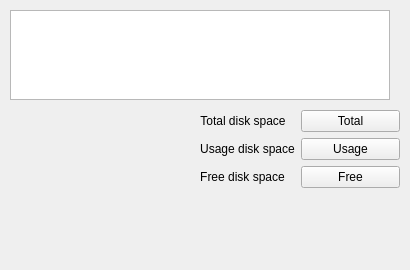
<?xml version="1.0" encoding="UTF-8"?>
<ui version="4.0">
 <class>MainWindow</class>
 <widget class="QMainWindow" name="MainWindow">
  <property name="geometry">
   <rect>
    <x>0</x>
    <y>0</y>
    <width>410</width>
    <height>270</height>
   </rect>
  </property>
  <property name="windowTitle">
   <string>Проверка свободного места</string>
  </property>
  <widget class="QWidget" name="centralwidget">
   <widget class="QTextBrowser" name="textBrowser">
    <property name="geometry">
     <rect>
      <x>10</x>
      <y>10</y>
      <width>380</width>
      <height>90</height>
     </rect>
    </property>
    <property name="autoFillBackground">
     <bool>false</bool>
    </property>
   </widget>
   <widget class="QWidget" name="">
    <property name="geometry">
     <rect>
      <x>200</x>
      <y>110</y>
      <width>200</width>
      <height>100</height>
     </rect>
    </property>
    <layout class="QFormLayout" name="formLayout">
     <item row="0" column="0">
      <widget class="QLabel" name="lbl_total">
       <property name="text">
        <string>Total disk space</string>
       </property>
       <property name="alignment">
        <set>Qt::AlignCenter</set>
       </property>
      </widget>
     </item>
     <item row="0" column="1">
      <widget class="QPushButton" name="Btn_total">
       <property name="text">
        <string>Total</string>
       </property>
      </widget>
     </item>
     <item row="1" column="0">
      <widget class="QLabel" name="label_2">
       <property name="text">
        <string>Usage disk space</string>
       </property>
       <property name="alignment">
        <set>Qt::AlignCenter</set>
       </property>
      </widget>
     </item>
     <item row="1" column="1">
      <widget class="QPushButton" name="Btn_usage">
       <property name="text">
        <string>Usage</string>
       </property>
      </widget>
     </item>
     <item row="2" column="0">
      <widget class="QLabel" name="label_3">
       <property name="text">
        <string>Free disk space</string>
       </property>
       <property name="alignment">
        <set>Qt::AlignCenter</set>
       </property>
      </widget>
     </item>
     <item row="2" column="1">
      <widget class="QPushButton" name="Btn_free">
       <property name="text">
        <string>Free</string>
       </property>
      </widget>
     </item>
    </layout>
   </widget>
  </widget>
 </widget>
 <resources/>
 <connections/>
</ui>
